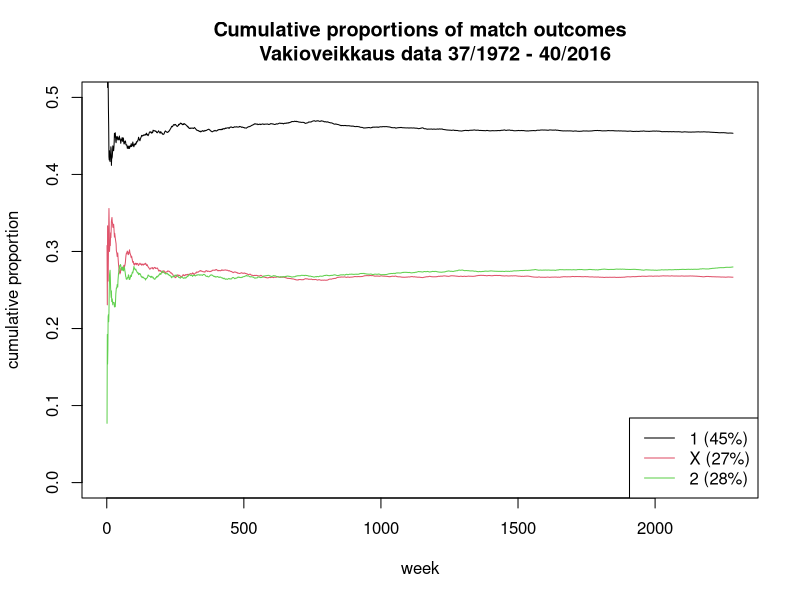

Recreate this plot in R.
# Compute cumulative proportions of 1, X and 2 outcomes

# Tuomo A. Nieminen 23.10.2016

# load the data
rivit <- read.csv2("Tilastot.csv", stringsAsFactors = FALSE)
nr <- nrow(rivit)

# create a data.frame storing tables of outcome ("1", "x", "2") frequencies
freqs <- apply(rivit, 1, FUN = function(row) table(factor(row, levels = c("1","X","2"))))
freqs <- as.data.frame(t(freqs))

# compute cumulative frequencies
cum_freqs <- cumsum(freqs)

# compute cumulative proportions
cum_prop <- cum_freqs / cumsum(rep(13, nr))

# draw an empty plot
plot(1:nr, 
     main = "Cumulative proportions of match outcomes
     Vakioveikkaus data 37/1972 - 40/2016",
     ylab = "cumulative proportion", 
     xlab = "week",
     type = "n", ylim = c(0, 0.5))

# plot the cumulative proportions
for(i in 1:3) {
  lines(1:nr, cum_prop[, i], col = i) 
}

# add a legend to the plot
outcomes <- names(cum_prop)
outcomes <- paste0(outcomes, " (", round(100*cum_prop[nr, ],0), "%)")
legend("bottomright", legend = outcomes, col = 1:3, lty = 1)
